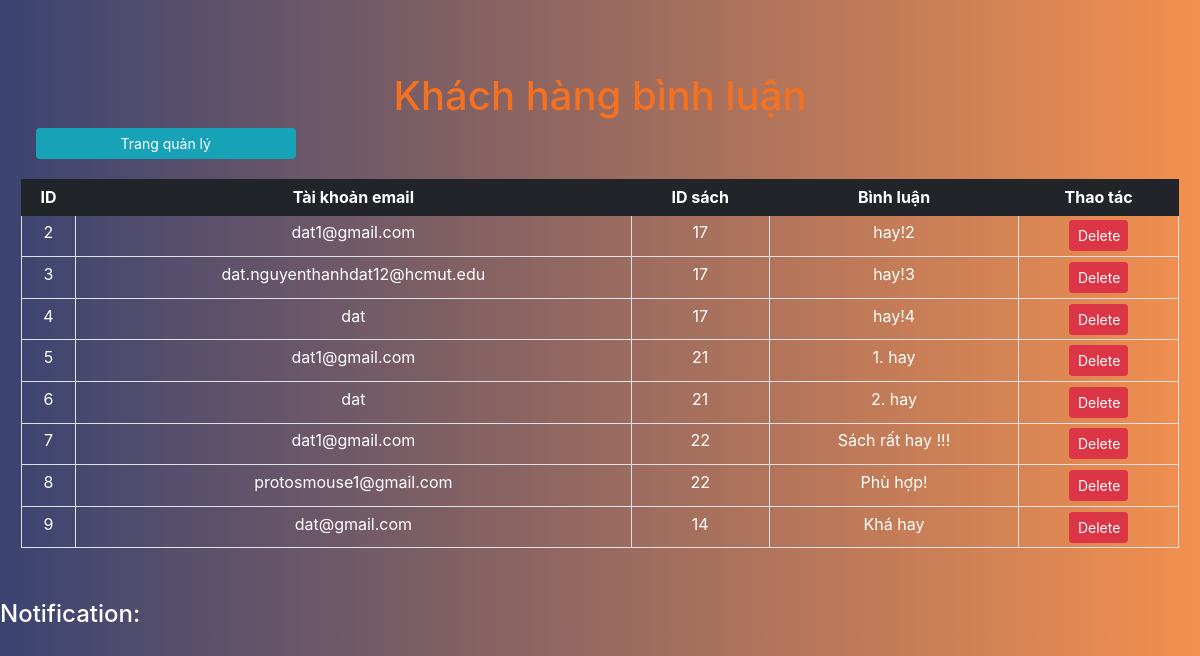
Page /BTL/people/admin/comment/index.php on the committed database.
### tables this page shows
CREATE TABLE `comment` (
  `id` int(5) NOT NULL,
  `email` varchar(30) NOT NULL,
  `id_book` int(5) NOT NULL,
  `comment` varchar(300) NOT NULL
);

### BTL/people/admin/comment/index.php (the view, shortened to what this page needs)
<!DOCTYPE html>
<html lang="en">
<head>
  <link href="https://maxcdn.bootstrapcdn.com/bootstrap/4.1.1/css/bootstrap.min.css" rel="stylesheet" id="bootstrap-css" />
  <link rel="stylesheet" href="../style.css" />
</head>
<body>
  <div class="container-fluid back-ground">
    <div class="head">
      <h1>Khách hàng bình luận</h1>
    </div>
    <div class="row">
      <div class="col-md-3 col-sm-4 col-6" style="padding-bottom: 20px;">
        <button type="button" class="btn btn-info btn-block btn-sm" id="back">Trang quản lý</button>
      </div>
    </div>
    <div class="row table-responsive-sm">
      <table class="table table-bordered table-sm">
        <thead class="thead-dark">
          <tr>
            <th>ID</th>
            <th>Tài khoản email</th>
            <th>ID sách</th>
            <th>Bình luận</th>
            <th>Thao tác</th>
          </tr>
        </thead>
        <tbody>
          <?php
          include $_SERVER['DOCUMENT_ROOT'] . '/BTL/php/conn.php';
          $sql = "SELECT * FROM comment";
          $result = mysqli_query($con, $sql);
          while ($row = mysqli_fetch_assoc($result)) {
            $id = $row['id'];
            $email = $row['email'];
            $id_book = $row['id_book'];
            $comment = $row['comment'];
          ?>
            <tr>
              <td><?php echo $id ?></td>
              <td><?php echo $email ?></td>
              <td><?php echo $id_book ?></td>
              <td><?php echo $comment ?></td>
              <td>
                <div class="row justify-content-center">
                  <div class="col-6">
                    <button type="button" class="btn btn-danger btn-block btn-sm delete" id="<?php echo $id; ?>">Delete</button>
                  </div>
                </div>
              </td>
            </tr>
          <?php
          }
          ?>
        </tbody>
      </table>
    </div>
  </div>
  <div>
    <h4 style="color: white;">Notification:</h4>
  </div>
</body>
</html>

### BTL/people/admin/style.css (style rules this page uses)
body { background: #f3904f; background: -webkit-linear-gradient( to right, #3b4371, #f3904f ); background: linear-gradient( to right, #3b4371, #f3904f ); }
.back-ground { margin-top: 3%; padding: 3%; }
table td { color: white; }
.table-responsive-sm { text-align: center; }
.head { color: #f37121; text-align: center; }
.table .thead-dark th { color: #fff; background-color: #212529; border-color: #212529; }

### rows in the picture
comment: id "2", email "dat1@gmail.com", id_book "17", comment "hay!2"
comment: id "3", email "dat.nguyenthanhdat12@hcmut.edu", id_book "17", comment "hay!3"
comment: id "4", email "dat", id_book "17", comment "hay!4"
comment: id "5", email "dat1@gmail.com", id_book "21", comment "1. hay"
comment: id "6", email "dat", id_book "21", comment "2. hay"
comment: id "7", email "dat1@gmail.com", id_book "22", comment "Sách rất hay !!!"
comment: id "8", email "protosmouse1@gmail.com", id_book "22", comment "Phù hợp!"
comment: id "9", email "dat@gmail.com", id_book "14", comment "Khá hay"
